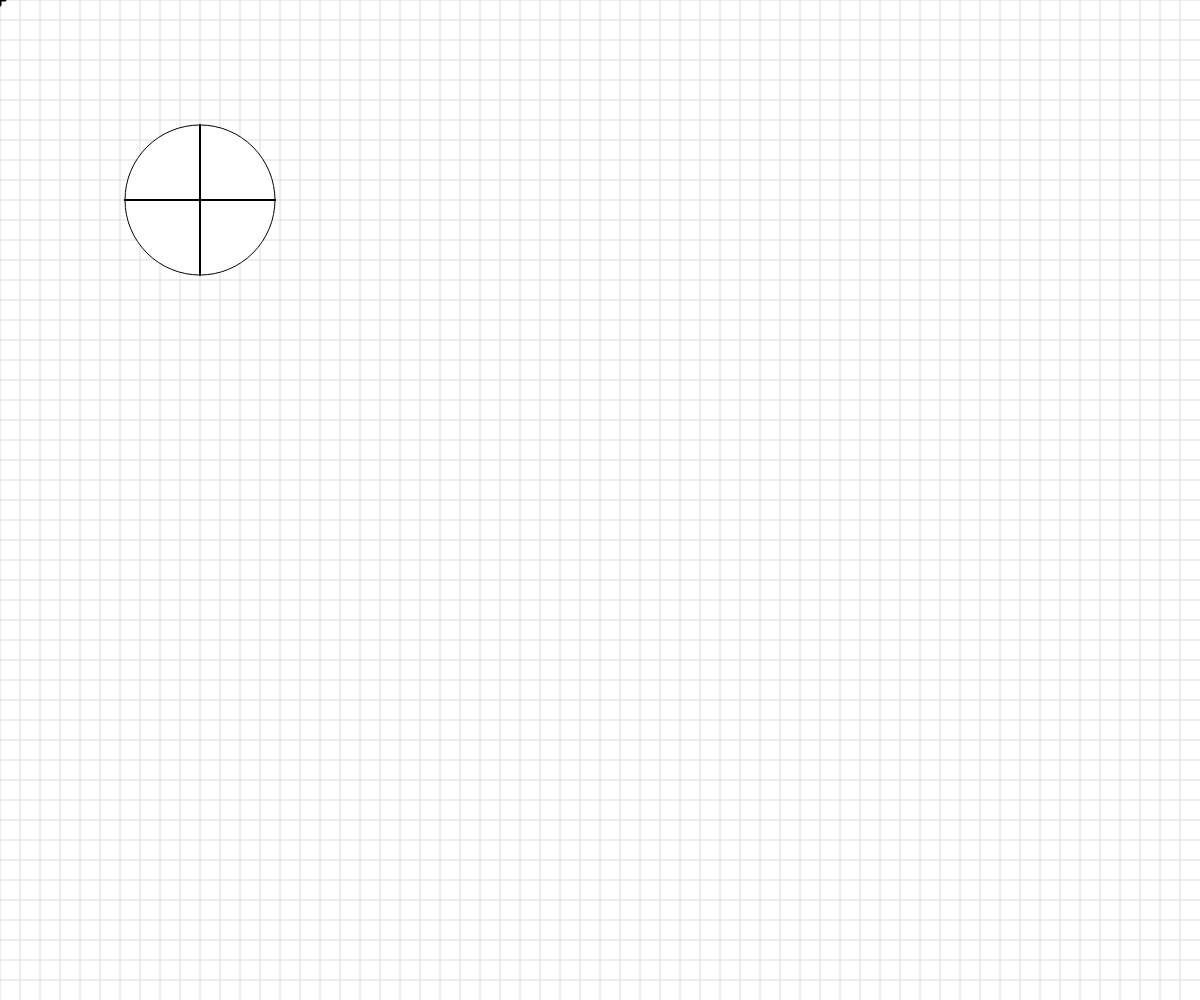
Frame 1 (no input)
Frame 60 (no input): identical to frame 1, image omitted
Frame 120 (the mouse pressed at the canvas centre since frame 60): identical to frame 1, image omitted

The p5.js sketch that drew this single still picture (run headless with seeded random() and noise() and a simulated clock; from frame 60 on, the mouse is pressed at the canvas centre):

// p5.js sketch
// ── sketch.js
// Basic Transformations Sandbox


let originalSpacing = 20;


function setup() {
  createCanvas(windowWidth, windowHeight);
  angleMode(DEGREES);
}

function draw() {
  background(255);
  drawBasicGrid(220);

  //circle first
  push();
  translate(200,200)
  circle(0, 0, 150);

  //single line
  let numLines = 40;
  let angle = 160/numLines;
  for (let i= 0; i < numLines; i++){
  line(0, 0, 75, 0);
  rotate(90);
  }
  
  pop();








  //transformation one: TRANSLATION
  // push(); // makes a copy of the coordinates system
  // translate(100,50);
  // drawBasicGrid(150);
  // rectangleRed(0,0);
  // pop(); // discards the coordinates system
  // rectangleBlue(-100,-50);
  //add push()  pop()



  //transformation two: SCALE
  
  // part 2 first version

  // rectangleRed(40, 0);
  // push();
  // // scale 1 no change
  // // scale <1 smaller system
  // //scale >1 larger system
  // let scaleAmount = 2.5;
  // scale(scaleAmount);
  // translate(100,0);
  // drawBasicGrid(150);
  // rectangleBlue(20,20);
  // pop();


  // part 2 second version

  // rectangleRed(40, 0);
  // push();
  // // scale 1 no change
  // // scale <1 smaller system
  // //scale >1 larger system
  // let scaleAmount = 2.5;
  // translate(100,0);
  // scale(scaleAmount);
  // drawBasicGrid(150);
  // rectangleBlue(20,20);
  // pop();


  // part 2 thrid version

  // rectangleRed(40, 0);
  // push();
  // // scale 1 no change
  // // scale <1 smaller system
  // //scale >1 larger system
  // let scaleAmount = mouseX;
  // scaleAmount=map(scaleAmount, 0, width, 0, 20)
  // translate(40,40)

  // //move origin to rectangle location
  // scale(scaleAmount);
  // rectangleRed(0, 0);
 
  // scale(scaleAmount);
  // translate(100,0);
  // drawBasicGrid(150);
  // rectangleBlue(20,20);
  // pop();


  //transformation three: ROTATION
  //reminder: rotations are measured in radians, not degrees! Functions can help with the conversion...
  
  
  // push();
  // translate(200,200)
  // rotate(frameCount);
  // //drawBasicGrid(150);
  // face(0,0)
  // pop();


  // //Combinations of Transformations
  // push();
  // scale(4);
  // translate(100,40);
  // rotate(frameCount + 180);
  // face(0,0);


  // pop();
  

}


function face(x, y) {
  //draw a face at x,y
  push();
  translate(x,y);
  ellipseMode(CENTER);
  fill(200,200,0);
  stroke(0);
  ellipse(0,0,80,80);
  fill(90, 140, 30, 220);
  triangle(-20, 20, 20, 20, 0, 30);
  fill(0);
  ellipse(-25,0,10,10);
  ellipse(25,0,10,10);
  strokeWeight(5);
  line(-30,-10,30,-10);
  strokeWeight(1);
  pop();

}

function rectangleRed(x, y) {
  //draw a red rectangle at x,y (sized 50 pixels square) - to visualize what happens to the coordinate system
  //when different basic transformations are applied.
  noStroke();
  fill(255, 0, 0, 150);
  rect(x, y, 50, 50);

}

function rectangleBlue(x, y) {
  //draw a red rectangle at x,y (sized 50 pixels square) - to visualize what happens to the coordinate system
  //when different basic transformations are applied.
  noStroke();
  fill(0, 0, 255, 150);
  rect(x, y, 50, 50);

}

function drawBasicGrid(shade) {
  //draw the normal cartesian Coordinate Grid, in a light color. Spaced at 20 px by default
  stroke(shade);
  for (let x = 0; x < width; x += 20) {
    line(x, 0, x, height);
  }
  for (let y = 0; y < height; y += 20) {
    line(0, y, width, y);
  }

  //Draw "X" at the origin
  strokeWeight(3);
  stroke(0);
  line(-5,0,5,0);
  line(0,5,0,-5);
  strokeWeight(1);
}
